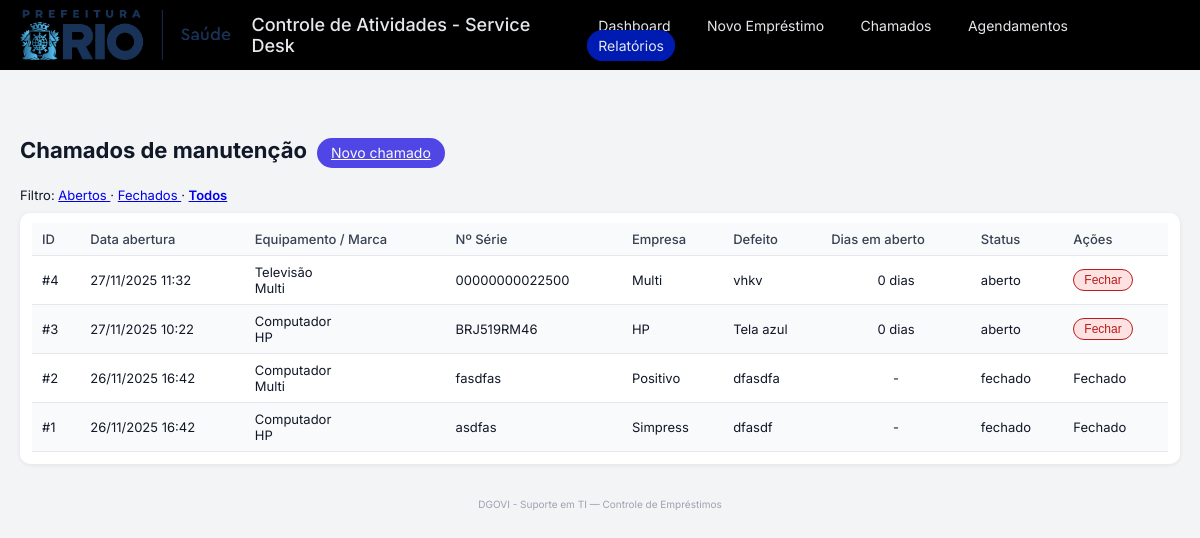
/chamados?status=todos, run on the app's committed database.
### tables this page shows
CREATE TABLE tickets (
            id INTEGER PRIMARY KEY AUTOINCREMENT,
            data_abertura TEXT NOT NULL,
            data_encerramento TEXT,
            status TEXT NOT NULL, -- 'aberto' ou 'fechado'

            tipo_equipamento TEXT,
            empresa TEXT,
            marca TEXT,
            modelo TEXT,
            numero_serie TEXT,
            defeito TEXT,

            endereco TEXT,
            cep TEXT,
            telefone TEXT,
            contatos TEXT,
            email TEXT,

            observacoes TEXT
        );

### app.py (the view)
@app.route("/chamados")
def lista_chamados():
    status = request.args.get("status", "aberto")  # padrão: abertos
    conn = get_connection()
    cur = conn.cursor()
    if status == "todos":
        cur.execute("SELECT * FROM tickets ORDER BY data_abertura DESC")
    else:
        cur.execute(
            "SELECT * FROM tickets WHERE status = ? ORDER BY data_abertura DESC",
            (status,),
        )
    rows = cur.fetchall()
    conn.close()
    hoje = date.today()
    chamados = []
    for r in rows:
        d = dict(r)
        dt_ab = datetime.strptime(d["data_abertura"], "%Y-%m-%d %H:%M:%S")
        d["data_abertura_br"] = dt_ab.strftime("%d/%m/%Y %H:%M")
        d["dias_aberto"] = (hoje - dt_ab.date()).days
        chamados.append(d)
    return render_template(
        "chamados.html",
        chamados=chamados,
        filtro_status=status,
    )

### app.py (called while the page is built)
def get_connection():
    conn = sqlite3.connect(APP_DB)
    conn.row_factory = sqlite3.Row
    return conn

### templates/chamados.html (shortened to what this page needs)
{% extends "base.html" %}
{% block content %}
<div class="section-header">
  <h2>Chamados de manutenção</h2>
  <div>
    <a href="{{ url_for('novo_chamado') }}" class="btn-primary">Novo chamado</a>
  </div>
</div>
<div style="margin-bottom: 10px; font-size: 13px;">
  Filtro:
  <a href="{{ url_for('lista_chamados', status='aberto') }}"
     {% if filtro_status == 'aberto' %}style="font-weight:600;"{% endif %}>
    Abertos
  </a> ·
  <a href="{{ url_for('lista_chamados', status='fechado') }}"
     {% if filtro_status == 'fechado' %}style="font-weight:600;"{% endif %}>
    Fechados
  </a> ·
  <a href="{{ url_for('lista_chamados', status='todos') }}"
     {% if filtro_status == 'todos' %}style="font-weight:600;"{% endif %}>
    Todos
  </a>
</div>
<div class="table-card">
  <div class="table-wrapper">
    <table>
      <thead>
        <tr>
          <th>ID</th>
          <th>Data abertura</th>
          <th>Equipamento / Marca</th>
          <th>Nº Série</th>
          <th>Empresa</th>
          <th>Defeito</th>
          <th>Dias em aberto</th>
          <th>Status</th>
          <th>Ações</th>
        </tr>
      </thead>
      <tbody>
        {% for c in chamados %}
          <tr>
            <td>#{{ c.id }}</td>
            <td>{{ c.data_abertura_br }}</td>
            <td>
              {{ c.tipo_equipamento or '-' }}
              {% if c.marca %}
                <br><span class="tv-sub">{{ c.marca }}</span>
              {% endif %}
            </td>
            <td>{{ c.numero_serie or '-' }}</td>
            <td>{{ c.empresa or '-' }}</td>
            <td style="max-width: 260px;">{{ c.defeito or '-' }}</td>
            <td style="text-align:center;">
              {% if c.status == 'aberto' %}
                {{ c.dias_aberto }} dia{% if c.dias_aberto != 1 %}s{% endif %}
              {% else %}
                -
              {% endif %}
            </td>
            <td>{{ c.status }}</td>
            <td>
              {% if c.status == 'aberto' %}
                <form method="post"
                      action="{{ url_for('fechar_chamado', ticket_id=c.id) }}"
                      onsubmit="return confirm('Encerrar este chamado?');">
                  <button type="submit" class="btn-small btn-danger">Fechar</button>
                </form>
              {% else %}
                <span class="tv-sub">Fechado</span>
              {% endif %}
            </td>
          </tr>
        {% endfor %}
      </tbody>
    </table>
  </div>
</div>
{% endblock %}

### static/style.css (style rules this page uses)
* { box-sizing: border-box; }
body { font-family: "Inter", system-ui, -apple-system, BlinkMacSystemFont, "Segoe UI", sans-serif; margin: 0; background: #f3f4f6; color: #111827; }
h2 { margin-top: 0; margin-bottom: 16px; font-size: 22px; }
.section-header { margin-top: 32px; margin-bottom: 8px; display: flex; align-items: baseline; gap: 10px; }
.btn-primary { margin-top: 16px; padding: 8px 14px; font-size: 14px; cursor: pointer; background: #4f46e5; color: #f9fafb; border-radius: 999px; border: none; }
.table-card { background: #ffffff; padding: 10px 12px 12px; border-radius: 10px; box-shadow: 0 1px 4px rgba(15, 23, 42, 0.08); }
.table-wrapper { width: 100%; overflow-x: auto; }
table { width: 100%; border-collapse: collapse; font-size: 13px; }
th, td { padding: 8px 10px; border-bottom: 1px solid #e5e7eb; }
th { background: #f9fafb; text-align: left; font-weight: 500; color: #374151; }
tbody tr:nth-child(even) { background: #f9fafb; }
.btn-small { display: inline-block; padding: 4px 10px; font-size: 12px; text-decoration: none; border-radius: 999px; border: 1px solid #4f46e5; color: #4338ca; background: #eef2ff; }
.btn-danger { border-color: #b91c1c; color: #b91c1c; background: #fee2e2; }
.btn-primary, .btn-secondary, .btn-small { display: inline-flex; align-items: center; justify-content: center; line-height: 1; }

### data on the page
tickets: id "4", data_abertura_br "27/11/2025 11:32", tipo_equipamento "Televisão", marca "Multi", numero_serie "00000000022500", empresa "Multi", defeito "vhkv", dias_aberto "0", status "aberto"
tickets: id "3", data_abertura_br "27/11/2025 10:22", tipo_equipamento "Computador", marca "HP", numero_serie "BRJ519RM46", empresa "HP", defeito "Tela azul", dias_aberto "0", status "aberto"
tickets: id "2", data_abertura_br "26/11/2025 16:42", tipo_equipamento "Computador", marca "Multi", numero_serie "fasdfas", empresa "Positivo", defeito "dfasdfa", status "fechado", shows "Fechado"
tickets: id "1", data_abertura_br "26/11/2025 16:42", tipo_equipamento "Computador", marca "HP", numero_serie "asdfas", empresa "Simpress", defeito "dfasdf", status "fechado", shows "Fechado"
